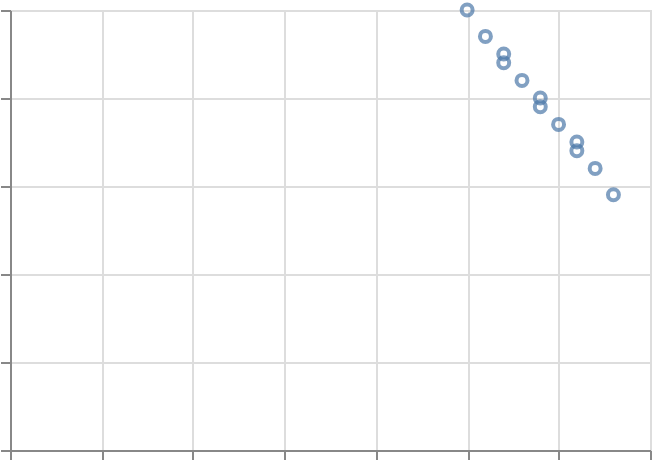

Specify this chart in Vega-Lite:
### Vega-Lite specification from a JSON file in a GitHub repository (floating-point values rounded to 4 significant figures)
{"$schema": "https://vega.github.io/schema/vega-lite/v6.json", "padding": 5, "autosize": "none", "width": 320, "height": 220, "data": {"values": [{"year": 1990, "date": "1990-06-15", "country": "a", "region": "east", "pop": 10, "life": 50, "fert": 5.0}, {"year": 1990, "date": "1990-06-15", "country": "b", "region": "west", "pop": 17, "life": 54, "fert": 4.5}, {"year": 1990, "date": "1990-06-15", "country": "c", "region": "east", "pop": 24, "life": 58, "fert": 4.0}, {"year": 1990, "date": "1990-06-15", "country": "d", "region": "south", "pop": 31, "life": 62, "fert": 3.5}, {"year": 1991, "date": "1991-06-15", "country": "a", "region": "east", "pop": 13, "life": 52, "fert": 4.7}, {"year": 1991, "date": "1991-06-15", "country": "b", "region": "west", "pop": 20, "life": 56, "fert": 4.2}, {"year": 1991, "date": "1991-06-15", "country": "c", "region": "east", "pop": 27, "life": 60, "fert": 3.7}, {"year": 1991, "date": "1991-06-15", "country": "d", "region": "south", "pop": 34, "life": 64, "fert": 3.2}, {"year": 1992, "date": "1992-06-15", "country": "a", "region": "east", "pop": 16, "life": 54, "fert": 4.4}, {"year": 1992, "date": "1992-06-15", "country": "b", "region": "west", "pop": 23, "life": 58, "fert": 3.9}, {"year": 1992, "date": "1992-06-15", "country": "c", "region": "east", "pop": 30, "life": 62, "fert": 3.4}, {"year": 1992, "date": "1992-06-15", "country": "d", "region": "south", "pop": 37, "life": 66, "fert": 2.9}]}, "params": [{"name": "anim", "select": {"type": "point", "on": "timer", "fields": ["date"]}}], "transform": [{"filter": {"param": "anim"}}], "mark": "point", "encoding": {"x": {"field": "life", "type": "quantitative"}, "y": {"field": "fert", "type": "quantitative"}, "time": {"field": "date", "type": "temporal", "timeUnit": "year"}}}
